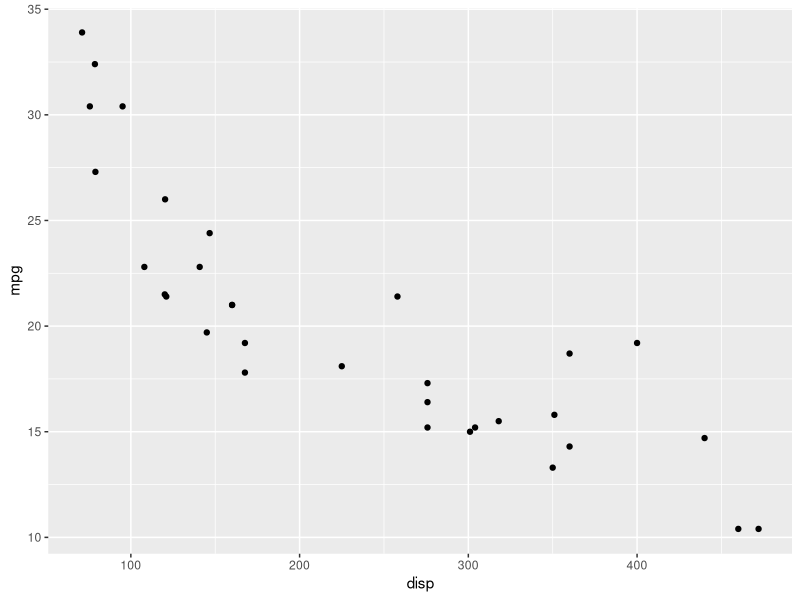
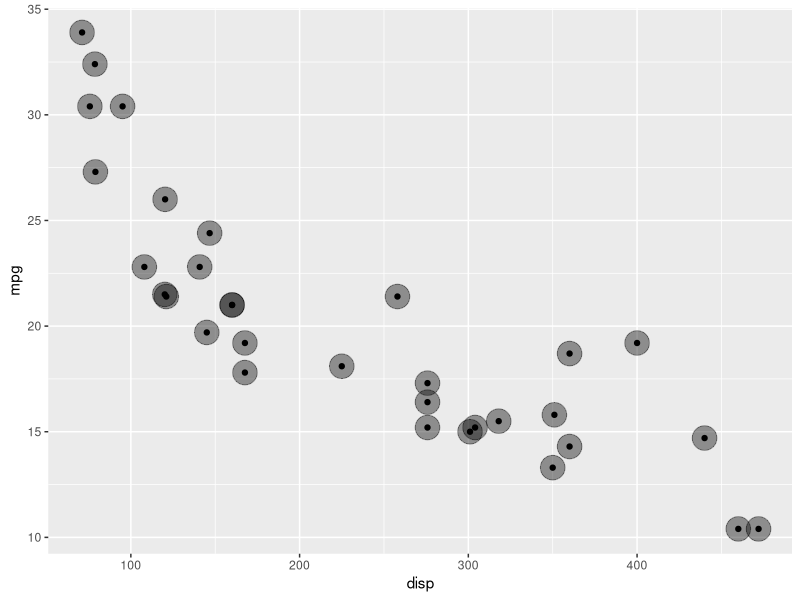
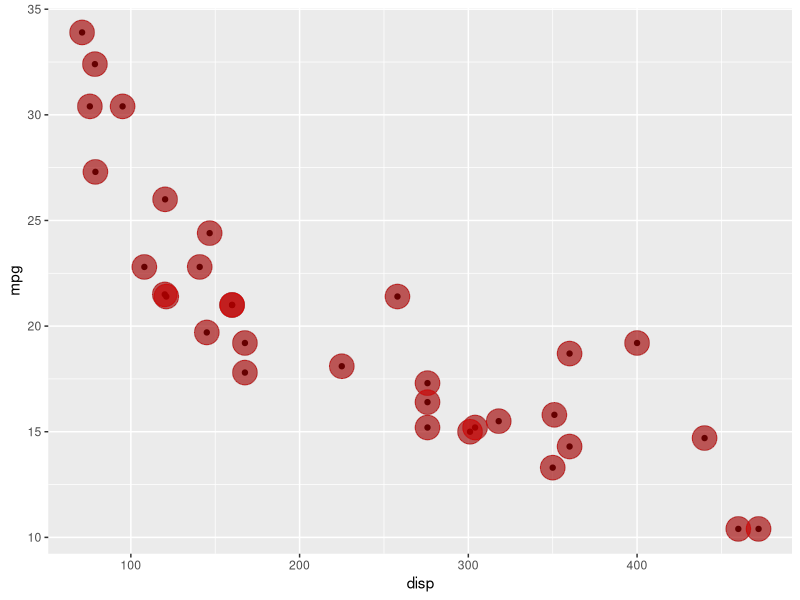
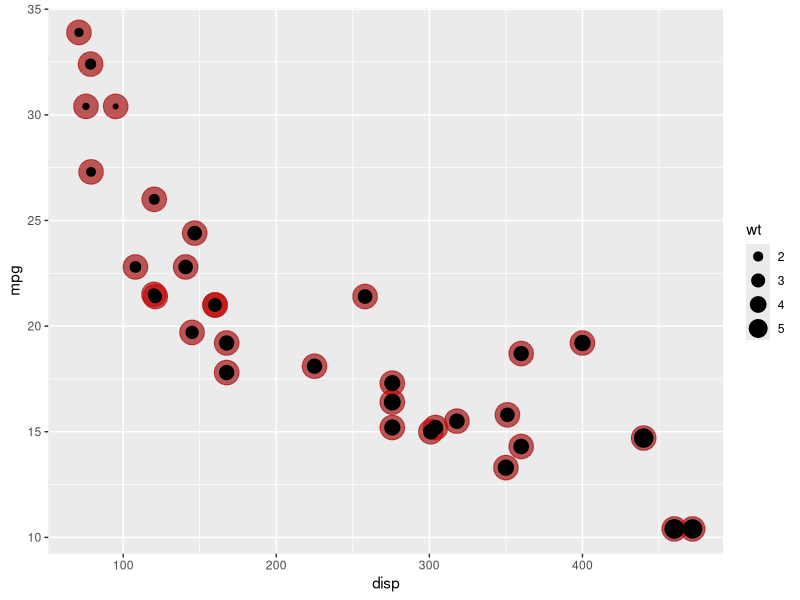
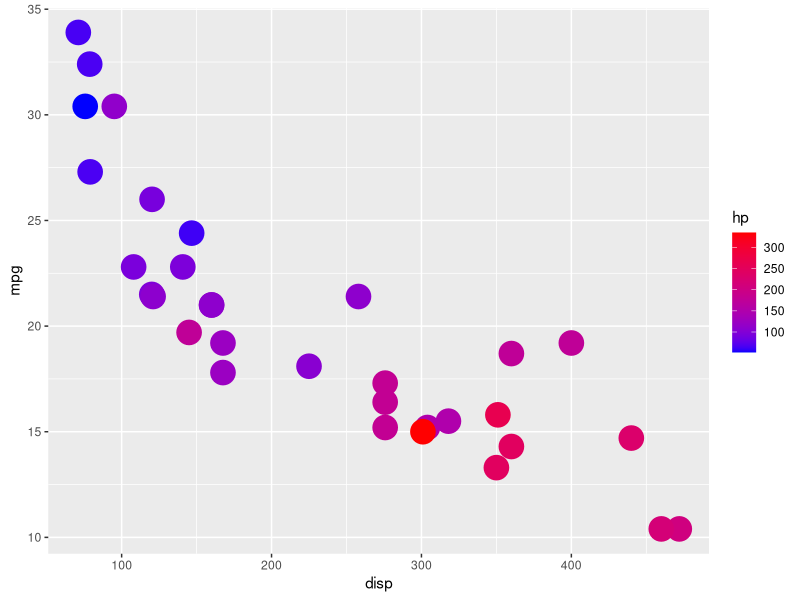

R code for these plots, in order:
# Title     : TODO
# Objective : TODO
# Created by: adria
# Created on: 27/08/2020

# Cargar el ggplot2
library(ggplot2)

# Cargar dataset
coches <- mtcars

# Crear grafico, un scatter plot es un grafico con 2 variables una en x y otra en y
grafico <- ggplot(coches, aes(x=disp, y=mpg))
grafico <- grafico + geom_point()
print(grafico)

# Cambiar tamaño de los puntos y la transparencia
grafico <- grafico + geom_point(size=8, alpha = 0.4)
print(grafico)

# Cambiar el color
grafico <- grafico + geom_point(size=8, alpha = 0.4, color='red')
print(grafico)

#NOTA: Tambien podemos poner lso colores en hexadecimal

# Cambiar el grosor en funcion del tamaño de otra columna
grafico <- grafico + geom_point(aes(size = wt))
print(grafico)

# Cambiar el color en funcion de una columna en especifico
grafico <- ggplot(coches, aes(x=disp, y=mpg))
grafico <- grafico + geom_point(size = 8,aes(color = hp))
grafico <- grafico + scale_color_gradient(low = 'blue', high = 'red')
print(grafico)

